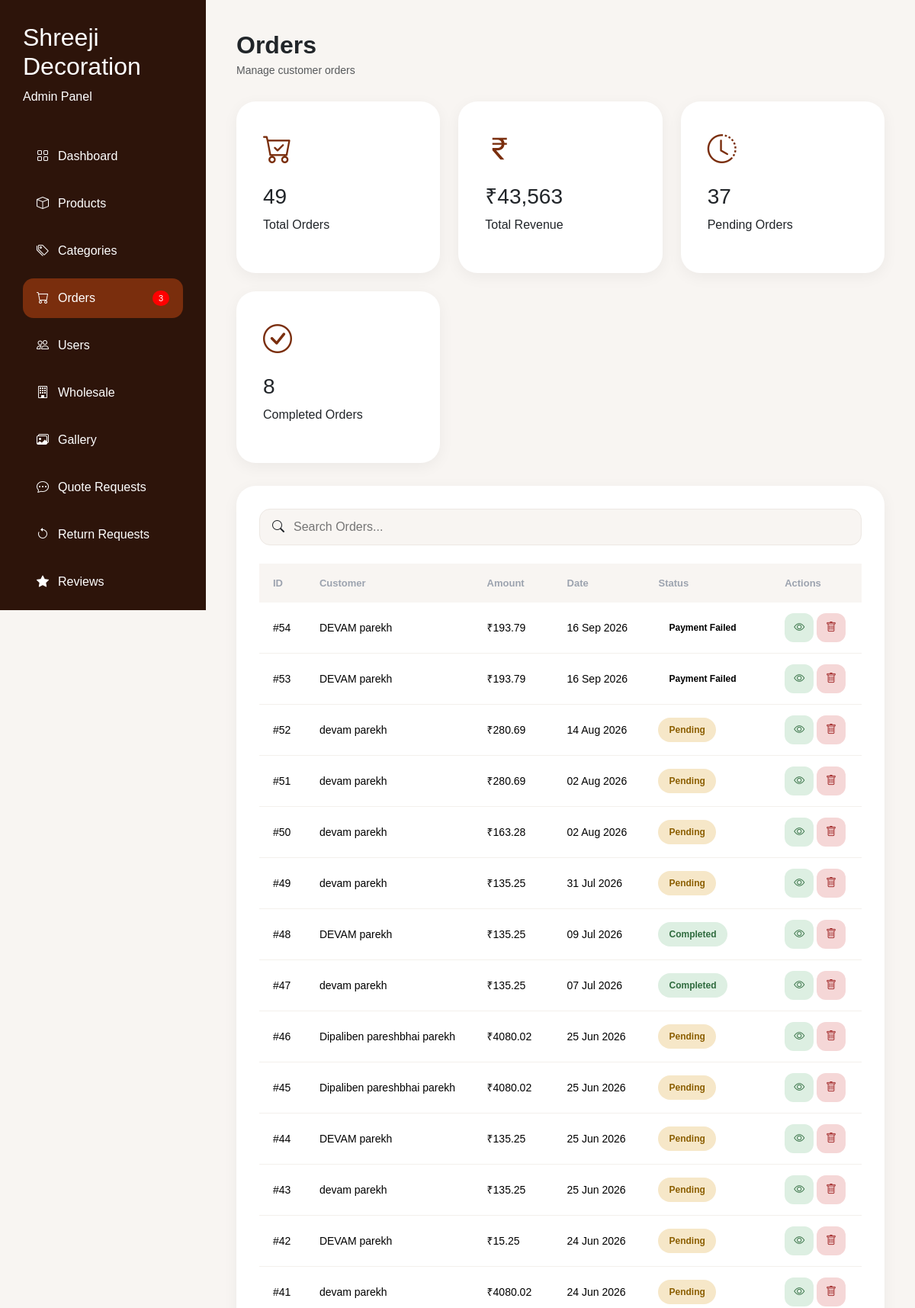
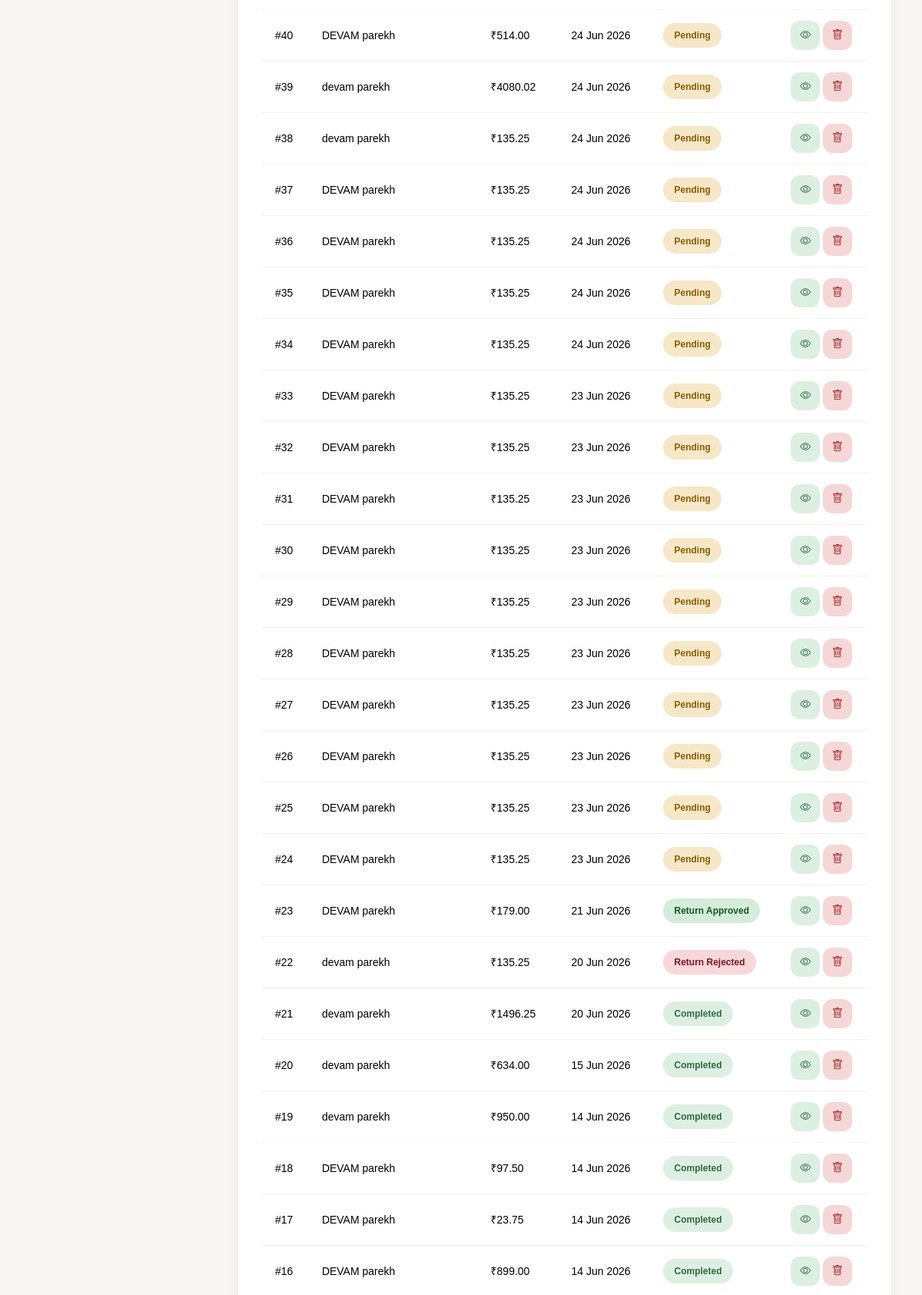
Page /admin/orders.php (signed in, upper part) on the committed database (2 pictures, top to bottom).
### tables this page shows
CREATE TABLE `orders` (
  `id` int(11) NOT NULL,
  `customer_id` int(11) NOT NULL,
  `order_id` varchar(20) DEFAULT NULL,
  `customer_name` varchar(255) DEFAULT NULL,
  `phone` varchar(20) DEFAULT NULL,
  `email` varchar(255) DEFAULT NULL,
  `address` text DEFAULT NULL,
  `payment_method` varchar(100) DEFAULT NULL,
  `products` longtext DEFAULT NULL,
  `total_amount` decimal(10,2) DEFAULT NULL,
  `order_date` timestamp NOT NULL DEFAULT current_timestamp(),
  `status` varchar(50) NOT NULL DEFAULT 'Pending',
  `cart_data` longtext DEFAULT NULL,
  `created_at` timestamp NOT NULL DEFAULT current_timestamp(),
  `admin_seen` tinyint(1) DEFAULT 0,
  `customer_latitude` varchar(50) DEFAULT NULL,
  `customer_longitude` varchar(50) DEFAULT NULL,
  `distance_km` decimal(10,2) DEFAULT NULL,
  `delivery_charge` decimal(10,2) DEFAULT 0.00,
  `payment_status` varchar(20) NOT NULL DEFAULT 'pending',
  `razorpay_order_id` varchar(80) DEFAULT NULL,
  `razorpay_payment_id` varchar(80) DEFAULT NULL,
  `razorpay_signature` varchar(255) DEFAULT NULL,
  `amount_paid` decimal(10,2) NOT NULL DEFAULT 0.00,
  `paid_at` datetime DEFAULT NULL
);

### admin/orders.php (the view, shortened to what this page needs)
<?php
require_once '../config/db.php';
mysqli_query(
    $conn,
    "UPDATE orders
SET admin_seen='1'
WHERE admin_seen='0'"
);
$orders = mysqli_query(
    $conn,
    "SELECT * FROM orders ORDER BY id DESC"
);
$pending_orders =
    mysqli_num_rows(
        mysqli_query(
            $conn,
            "SELECT * FROM orders
WHERE status='Pending'"
        )
    );
$completed_orders =
    mysqli_num_rows(
        mysqli_query(
            $conn,
            "SELECT * FROM orders
WHERE status='Completed'"
        )
    );
$revenue =
    mysqli_fetch_assoc(
        mysqli_query(
            $conn,
            "SELECT SUM(total_amount) AS total
FROM orders"
        )
    );
$total_revenue =
    $revenue['total'] ?? 0;
?>
<!DOCTYPE html>
<html>
<head>
    <link href="https://cdn.jsdelivr.net/npm/bootstrap@5.3.3/dist/css/bootstrap.min.css" rel="stylesheet">
    <link rel="stylesheet" href="https://cdn.jsdelivr.net/npm/bootstrap-icons@1.11.3/font/bootstrap-icons.min.css">
</head>
<body>
    <?php include 'includes/sidebar.php'; ?>
    <div class="main-content">
        <div class="top-bar">
            <div>
                <h2 class="fw-bold mb-1">Orders</h2>
                <p class="text-muted mb-0" style="font-size:14px;">
                    Manage customer orders
                </p>
            </div>
        </div>
        <div class="row g-4 mb-4">
            <div class="col-lg-4">
                <div class="stat-card">
                    <i class="bi bi-cart-check"></i>
                    <h3 class="mt-3">
                        <?php echo mysqli_num_rows($orders); ?>
                    </h3>
                    <p>Total Orders</p>
                </div>
            </div>
            <div class="col-lg-4">
                <div class="stat-card">
                    <i class="bi bi-currency-rupee"></i>
                    <h3 class="mt-3">
                        ₹<?php echo number_format($total_revenue); ?>
                    </h3>
                    <p>Total Revenue</p>
                </div>
            </div>
            <div class="col-lg-4">
                <div class="stat-card">
                    <i class="bi bi-clock-history"></i>
                    <h3 class="mt-3">
                        <?php echo $pending_orders; ?>
                    </h3>
                    <p>Pending Orders</p>
                </div>
            </div>
            <div class="col-lg-4">
                <div class="stat-card">
                    <i class="bi bi-check-circle"></i>
                    <h3 class="mt-3">
                        <?php echo $completed_orders; ?>
                    </h3>
                    <p>Completed Orders</p>
                </div>
            </div>
        </div>
        <div class="orders-card">
            <div class="search-wrap">
                <i class="bi bi-search"></i>
                <input
                    type="text"
                    id="searchInput"
                    placeholder="Search Orders..."
                    onkeyup="searchOrders()">
            </div>
            <div class="table-responsive">
                <table class="table">
                    <thead>
                        <tr>
                            <th>ID</th>
                            <th>Customer</th>
                            <th>Amount</th>
                            <th>Date</th>
                            <th>Status</th>
                            <th>Actions</th>
                        </tr>
                    </thead>
                    <tbody>
                        <?php while ($row = mysqli_fetch_assoc($orders)) { ?>
                            <tr>
                                <td>
                                    #<?php echo $row['id']; ?>
                                </td>
                                <td>
                                    <?php echo $row['customer_name']; ?>
                                </td>
                                <td>
                                    ₹<?php echo $row['total_amount']; ?>
                                </td>
                                <td>
                                    <?= date(
                                        'd M Y',
                                        strtotime($row['created_at'])
                                    ); ?>
                                </td>
                                <td>
                                    <?php
                                    $statusClass =
                                        strtolower(
                                            str_replace(' ', '-', $row['status'])
                                        );
                                    ?>
                                    <span class="status-badge <?= $statusClass ?>">
                                        <?php echo $row['status']; ?>
                                    </span>
                                </td>
                                <td>
                                    <a href="view-order.php?id=<?php echo $row['id']; ?>"
                                        class="action-btn view-btn">
                                        <i class="bi bi-eye"></i>
                                    </a>
                                    <a href="delete-order.php?id=<?php echo $row['id']; ?>"
                                        class="action-btn delete-btn"
                                        onclick="return confirm('Delete this order?')">
                                        <i class="bi bi-trash"></i>
                                    </a>
                                </td>
                            </tr>
                        <?php } ?>
                    </tbody>
                </table>
            </div>
        </div>
    </div>
</body>
</html>

### admin/orders.php (style rules this page uses)
body { background: #f8f5f2; font-family: Poppins, sans-serif; }
.main-content { margin-left: 270px; padding: 40px; }
.stat-card { background: #fff; padding: 35px; border-radius: 25px; box-shadow: 0 5px 20px rgba(0, 0, 0, 0.05); }
.stat-card i { font-size: 38px; color: #7A2E0D; }
.orders-card { background: #fff; padding: 30px; border-radius: 25px; box-shadow: 0 5px 20px rgba(0, 0, 0, 0.05); margin-top: 30px; }
.top-bar { display: flex; justify-content: space-between; align-items: center; margin-bottom: 30px; }
.search-wrap { display: flex; align-items: center; gap: 10px; background: #f8f5f2; border: 1.5px solid #ede8e3; border-radius: 14px; padding: 10px 16px; margin-bottom: 24px; }
.search-wrap input { border: none; background: transparent; outline: none; width: 100%; }
.table { margin: 0; vertical-align: middle; }
.table thead th { border: none; padding: 16px 18px; font-size: 13px; font-weight: 600; color: #9CA3AF; background: #f8f5f2; }
.table tbody td { padding: 14px 18px; border-color: #f3f0ec; font-size: 14px; }
.status-badge { display: inline-block; padding: 7px 14px; border-radius: 50px; font-size: 12px; font-weight: 600; }
.pending { background: #F6E7C8; color: #8B5E00; }
.return-approved { background: #D4EDDA; color: #155724; }
.return-rejected { background: #F8D7DA; color: #721C24; }
.completed { background: #DDEFE2; color: #2F6B3E; }
.action-btn { width: 38px; height: 38px; border: none; border-radius: 12px; display: inline-flex; align-items: center; justify-content: center; text-decoration: none; }
.view-btn { background: #DDEFE2; color: #2F6B3E; }
.delete-btn { background: #F5D7D7; color: #9B1C1C; }

### rows in the picture
orders: id "54", customer_name "DEVAM parekh", total_amount "193.79", created_at "16 Sep 2026", status "Payment Failed"
orders: id "53", customer_name "DEVAM parekh", total_amount "193.79", created_at "16 Sep 2026", status "Payment Failed"
orders: id "52", customer_name "devam parekh", total_amount "280.69", created_at "14 Aug 2026", status "Pending"
orders: id "51", customer_name "devam parekh", total_amount "280.69", created_at "02 Aug 2026", status "Pending"
orders: id "50", customer_name "devam parekh", total_amount "163.28", created_at "02 Aug 2026", status "Pending"
orders: id "49", customer_name "devam parekh", total_amount "135.25", created_at "31 Jul 2026", status "Pending"
orders: id "48", customer_name "DEVAM parekh", total_amount "135.25", created_at "09 Jul 2026", status "Completed"
orders: id "47", customer_name "devam parekh", total_amount "135.25", created_at "07 Jul 2026", status "Completed"
orders: id "46", customer_name "Dipaliben pareshbhai parekh", total_amount "4080.02", created_at "25 Jun 2026", status "Pending"
orders: id "45", customer_name "Dipaliben pareshbhai parekh", total_amount "4080.02", created_at "25 Jun 2026", status "Pending"
orders: id "44", customer_name "DEVAM parekh", total_amount "135.25", created_at "25 Jun 2026", status "Pending"
orders: id "43", customer_name "devam parekh", total_amount "135.25", created_at "25 Jun 2026", status "Pending"
orders: id "42", customer_name "DEVAM parekh", total_amount "15.25", created_at "24 Jun 2026", status "Pending"
orders: id "41", customer_name "devam parekh", total_amount "4080.02", created_at "24 Jun 2026", status "Pending"
orders: id "40", customer_name "DEVAM parekh", total_amount "514.00", created_at "24 Jun 2026", status "Pending"
orders: id "39", customer_name "devam parekh", total_amount "4080.02", created_at "24 Jun 2026", status "Pending"
orders: id "38", customer_name "devam parekh", total_amount "135.25", created_at "24 Jun 2026", status "Pending"
orders: id "37", customer_name "DEVAM parekh", total_amount "135.25", created_at "24 Jun 2026", status "Pending"
orders: id "36", customer_name "DEVAM parekh", total_amount "135.25", created_at "24 Jun 2026", status "Pending"
orders: id "35", customer_name "DEVAM parekh", total_amount "135.25", created_at "24 Jun 2026", status "Pending"
orders: id "34", customer_name "DEVAM parekh", total_amount "135.25", created_at "24 Jun 2026", status "Pending"
orders: id "33", customer_name "DEVAM parekh", total_amount "135.25", created_at "23 Jun 2026", status "Pending"
orders: id "32", customer_name "DEVAM parekh", total_amount "135.25", created_at "23 Jun 2026", status "Pending"
orders: id "31", customer_name "DEVAM parekh", total_amount "135.25", created_at "23 Jun 2026", status "Pending"
orders: id "30", customer_name "DEVAM parekh", total_amount "135.25", created_at "23 Jun 2026", status "Pending"
orders: id "29", customer_name "DEVAM parekh", total_amount "135.25", created_at "23 Jun 2026", status "Pending"
orders: id "28", customer_name "DEVAM parekh", total_amount "135.25", created_at "23 Jun 2026", status "Pending"
orders: id "27", customer_name "DEVAM parekh", total_amount "135.25", created_at "23 Jun 2026", status "Pending"
orders: id "26", customer_name "DEVAM parekh", total_amount "135.25", created_at "23 Jun 2026", status "Pending"
orders: id "25", customer_name "DEVAM parekh", total_amount "135.25", created_at "23 Jun 2026", status "Pending"
orders: id "24", customer_name "DEVAM parekh", total_amount "135.25", created_at "23 Jun 2026", status "Pending"
orders: id "23", customer_name "DEVAM parekh", total_amount "179.00", created_at "21 Jun 2026", status "Return Approved"
orders: id "22", customer_name "devam parekh", total_amount "135.25", created_at "20 Jun 2026", status "Return Rejected"
orders: id "21", customer_name "devam parekh", total_amount "1496.25", created_at "20 Jun 2026", status "Completed"
orders: id "20", customer_name "devam parekh", total_amount "634.00", created_at "15 Jun 2026", status "Completed"
orders: id "19", customer_name "devam parekh", total_amount "950.00", created_at "14 Jun 2026", status "Completed"
orders: id "18", customer_name "DEVAM parekh", total_amount "97.50", created_at "14 Jun 2026", status "Completed"
orders: id "17", customer_name "DEVAM parekh", total_amount "23.75", created_at "14 Jun 2026", status "Completed"
orders: id "16", customer_name "DEVAM parekh", total_amount "899.00", created_at "14 Jun 2026", status "Completed"

### other values in the picture
$newOrders "3"
mysqli_num_rows($orders) "49"
$total_revenue "43,563"
$pending_orders "37"
$completed_orders "8"
